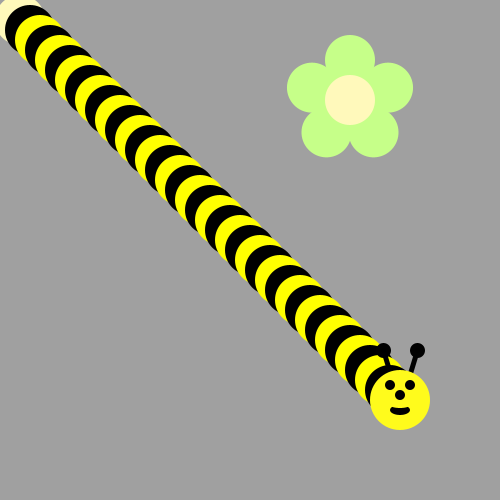
Frame 1 (no input)
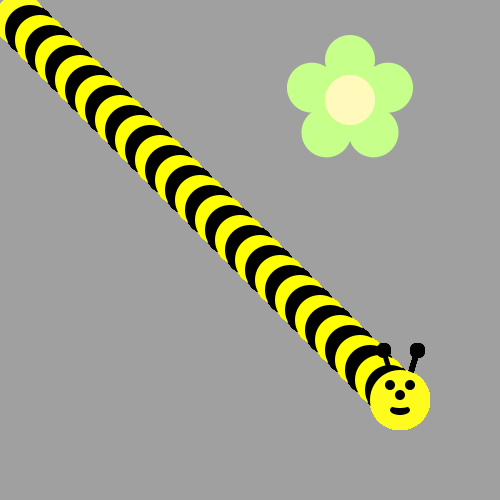
Frame 60 (the mouse pressed at the canvas centre just before this capture)
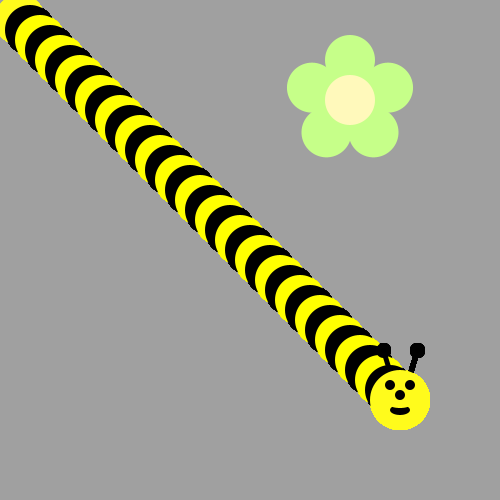
Frame 120 (the mouse held since frame 60 and released just before this capture)

The Processing sketch that drew these frames (run headless with seeded random() and noise(); from frame 60 on, the mouse is pressed at the canvas centre):

// Processing sketch: sketch_161112b
// ── sketch_161112b.pde

void draw() {
  /*Use A loop to make a body for the Bee!
   Then put his head on using drawBeeFace(x,y)
   Use Modulo to make the colors alternate 
   */
int b = 10;
int a = 10;
for(int i = 0; i<39; i++){
  b = b + 10;
  a = a + 10;
  ellipse(b,a,50,50);
  if(i%2 == 0){
    fill(0,0,0);
}
else{
  fill(255,255,0);
}

}
drawBeeFace(400,400);

}

void drawFlower(int x, int y) {
  noStroke();
  translate(x, y);
  // draw 5 petals, rotating after each one
  fill(#c6ff89); // green
  for (int i = 0; i < 5; i++) {
    ellipse(0, -40, 50, 50);
    rotate(radians(72));
  }
  fill(#fff9bb); // light yellow
  ellipse(0, 0, 50, 50);
}


void drawBeeFace(int BeeFaceX, int BeeFaceY) {
  noStroke();
  fill(0, 0, 0);
  stroke(1);
  strokeWeight(5);
  line(BeeFaceX-10, BeeFaceY-27, BeeFaceX-17, BeeFaceY-50);
  line(BeeFaceX+10, BeeFaceY-27, BeeFaceX+17, BeeFaceY-50);
  ellipse(BeeFaceX-17, BeeFaceY-50, 10, 10);
  ellipse(BeeFaceX+17, BeeFaceY-50, 10, 10);
  noStroke();
  fill(255, 251, 28);
  ellipse(BeeFaceX, BeeFaceY, 60, 60); // face
  fill(255, 237, 209);
  fill(0, 0, 0);
  ellipse(BeeFaceX-10, BeeFaceY-15, 10, 10); // eyes
  ellipse(BeeFaceX+10, BeeFaceY-15, 10, 10);
  ellipse(BeeFaceX, BeeFaceY-5, 10, 10); // nose
  ellipse(BeeFaceX, BeeFaceY+10, 20, 10);// mouth
  fill(255, 251, 28);
  ellipse(BeeFaceX, BeeFaceY+5, 20, 6);
}
void setup() {  
  ellipseMode(CENTER);
  size(500, 500);
  background(160, 160, 160); 
  drawFlower(350, 100);
}
